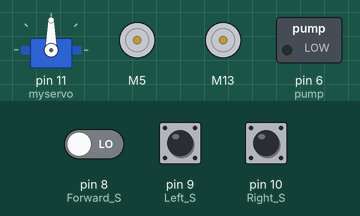
Recording of a sketch running on a simulated Arduino Uno, built with avr-gcc and run on an emulated ATmega328P. Shown: servo, 2 × DC motor (green arrow = forward, orange = backward, longer = faster), switched loads named in the sketch (green lamp = pin HIGH). The test bench sets the inputs (shaded band); at power-on: pin 8 (Forward_S) LOW, pin 9 (Left_S) LOW, pin 10 (Right_S) LOW.

Above: at 3.8 s.
6.7 s: pin 8 (Forward_S) driven HIGH
At 7.31 s:
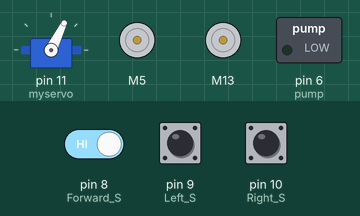
At 10.1 s:
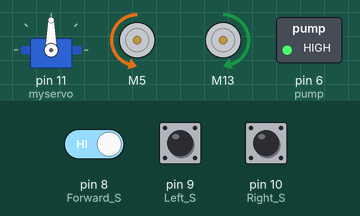
10.5 s: pin 9 (Left_S) pulled HIGH for 3 s
At 11.6 s:
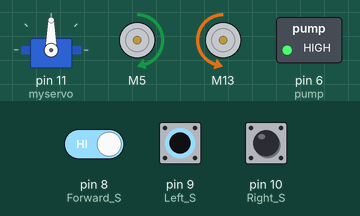
Timing chart, 0 to 15.1 s (numbered marks = the images above; inputs shaded):
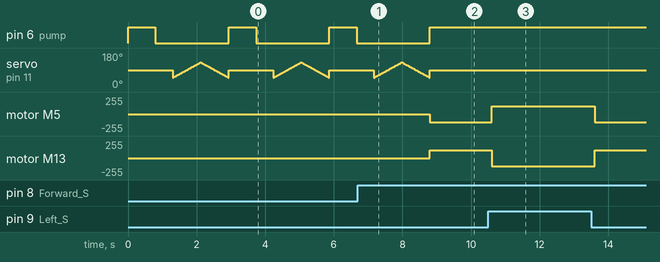

Measured:
- after the input at 6.7 s, pin 6 (pump): goes on until 8.8 s, then stays HIGH; motor M5: stopped → backward 120/255 after 2.1 s; motor M13: stopped → forward 120/255 after 2.1 s
- after the input at 10.5 s, motor M5: backward 120/255 → forward 120/255 after 0.10 s, → backward 120/255 3.0 s later; motor M13: forward 120/255 → backward 120/255 after 0.10 s, → forward 120/255 3.0 s later
- by itself, pin 6 (pump): alternates HIGH for 0.80 s and LOW for 2.1 s

The sketch:

proiect_final.ino
```cpp
#include <Servo.h>
#include <L298NX2.h>


Servo myservo;

const unsigned int EN_A = 3;
const unsigned int IN1 = 5;
const unsigned int IN2 = 4;

const unsigned int EN_B = 2;
const unsigned int IN3 = 13;
const unsigned int IN4 = 12;

L298NX2 motors(EN_A, IN1, IN2, EN_B, IN3, IN4);

int pos = 0;

boolean fire = false;


/*-------defining Inputs------*/

#define Left_S 9      // left sensor

#define Right_S 10      // right sensor

#define Forward_S 8 //forward sensor


/*-------defining Outputs------*/

#define pump 6


void setup()

{

  pinMode(Left_S, INPUT);

  pinMode(Right_S, INPUT);

  pinMode(Forward_S, INPUT);

  pinMode(pump, OUTPUT);

  digitalWrite(pump, HIGH);

 // motors.setSpeedA(30);
 // motors.setSpeedB(30);

  myservo.attach(11);

  myservo.write(90);

  motors.setSpeed(120);

}


void put_off_fire()

{

    delay (500);


    motors.stopA();
    motors.stopB();

   digitalWrite(pump, LOW);
   delay(500);


    for (pos = 50; pos <= 130; pos += 1) {

    myservo.write(pos);

    delay(10);

  }

  for (pos = 130; pos >= 50; pos -= 1) {

    myservo.write(pos);

    delay(10);

  }


  digitalWrite(pump,HIGH);

  myservo.write(90);


  fire=false;

}


void loop()

{

   myservo.write(90); //Sweep_Servo();


    if (digitalRead(Left_S) ==1 && digitalRead(Right_S)==1 && digitalRead(Forward_S) ==1) //If Fire not detected all sensors are zero

    {

    //Do not move the robot
      delay(500);
      motors.forwardA();
      motors.forwardB();
      delay(500);
      motors.stopA();
      motors.stopB();
    }


    else if (digitalRead(Forward_S) ==0) //If Fire is straight ahead

    {

    //Move the robot forward
    motors.stopA();
    motors.stopB();

    fire = true;

    }


    else if (digitalRead(Left_S) ==0) //If Fire is to the left

    {
      digitalWrite(pump, HIGH);//DC SE ACTIVEAZA
    //Move the robot left
    motors.backwardA();
    motors.forwardB();

    }


    else if (digitalRead(Right_S) ==0) //If Fire is to the right

    {
      digitalWrite(pump, HIGH);
    //Move the robot right
    motors.forwardA();
    motors.backwardB();

    }


delay(300); //Slow down the speed of robot


     while (fire == true)

     {

      put_off_fire();

     }

}
```
